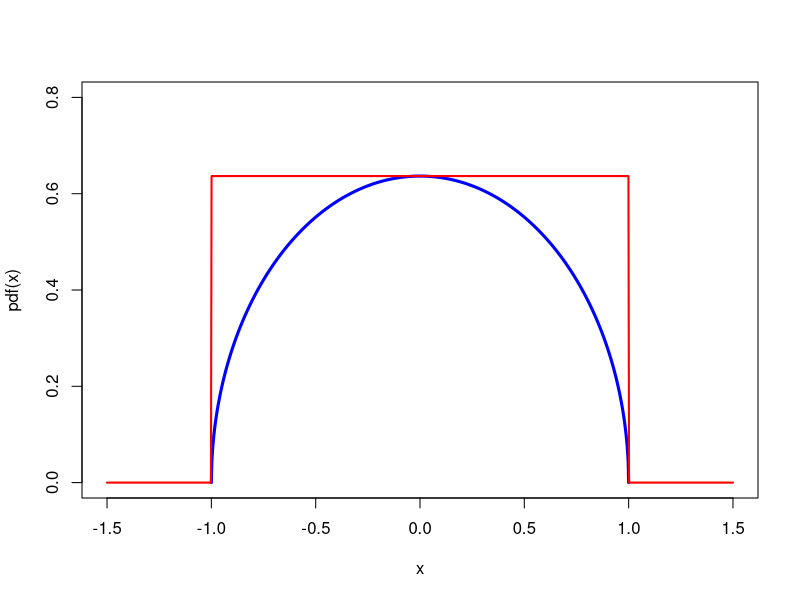
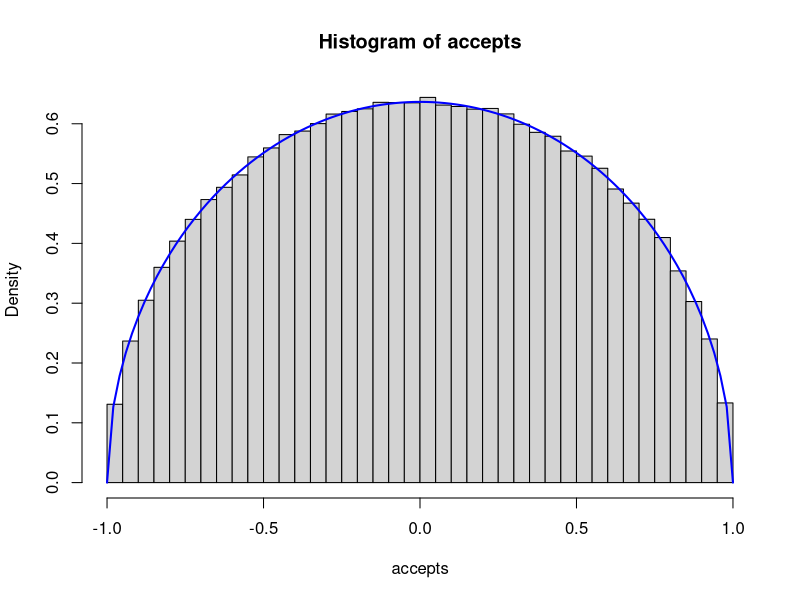
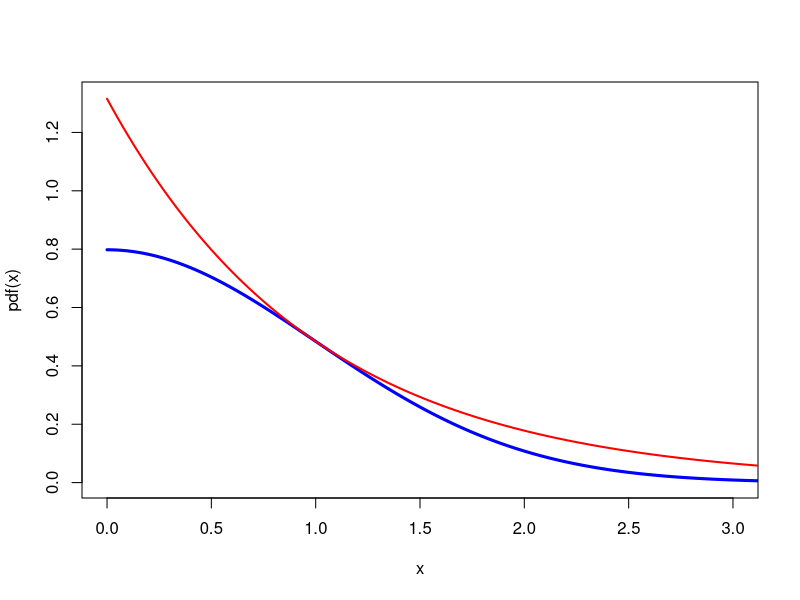
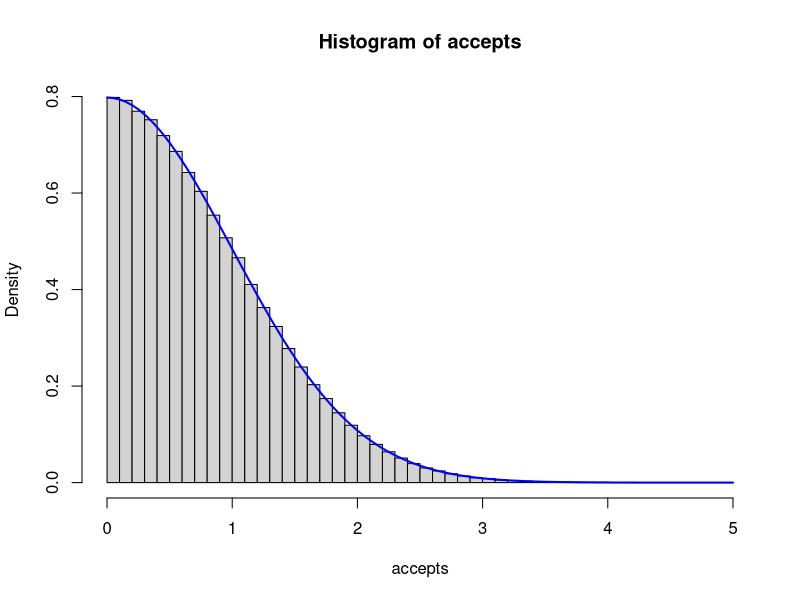

Reproduce these figures in R, in order.
## ---- chunk 1
pdf <- function(x) (2 / pi) * sqrt(1 - x^2)
env <- function(x) (4 / pi) * (1 / 2) * (-1 <= x & x <= 1)
## ---- chunk 2
#| code-fold: TRUE
curve(
  pdf, n = 1001, from = -1, to = 1,
  xlim = c(-1.5, 1.5), ylim = c(0, 0.8), lwd = 3, col = "blue"
)
curve(env, n = 1001, add = TRUE, lwd = 2, col = "red")
## ---- chunk 3
n_prop <- 1e6
props <- 2 * runif(n_prop) - 1
accepts <- props[runif(n_prop) <= pdf(props) / env(props)]

length(accepts)
hist(accepts, probability = TRUE, breaks = 40)
curve(pdf, add = TRUE, lwd = 2, col = "blue")
## ---- chunk 4
pdf <- function(x) sqrt(2 / pi) * exp(-x^2 / 2)
env <- function(x) sqrt(2 * exp(1) / pi) * exp(-x)
## ---- chunk 5
#| code-fold: TRUE
curve(
  pdf, n = 1001, from = 0, to = 4,
  xlim = c(0, 3), ylim = c(0, 1.32), lwd = 3, col = "blue"
)
curve(env, n = 1001, from = 0, to = 4, add = TRUE, lwd = 2, col = "red")
## ---- chunk 6
n_prop <- 1e6
props <- -log(runif(n_prop))
accepts <- props[runif(n_prop) <= pdf(props) / env(props)]

length(accepts)
hist(accepts, probability = TRUE, breaks = 40)
curve(pdf, add = TRUE, lwd = 2, col = "blue")
